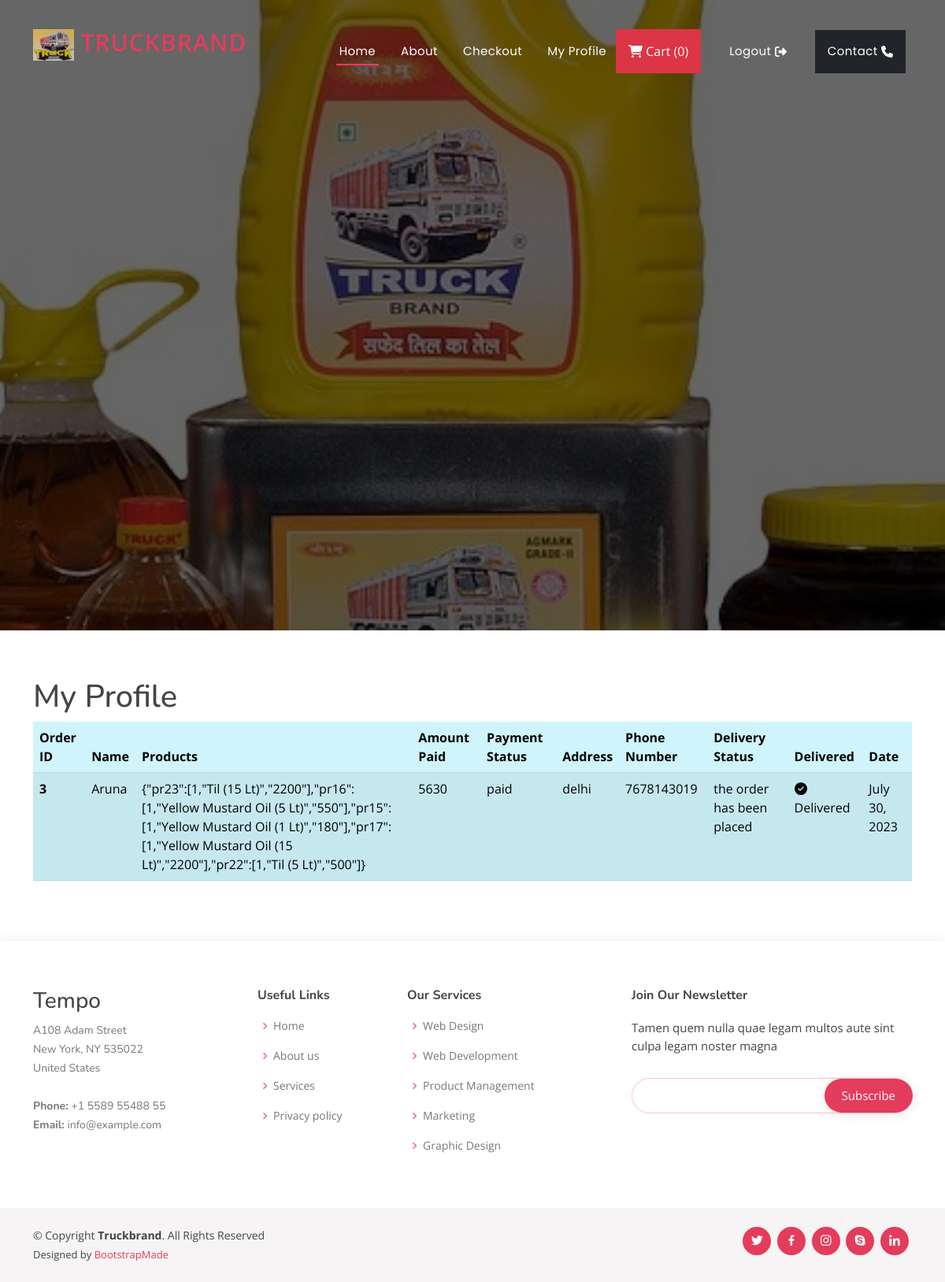
Screenshot of /profile/ (signed in) with the database file from the repository.
### truckbrand/models.py (models this page shows, shortened)
class Orders(models.Model):
    order_id = models.AutoField(primary_key=True)
    items_json =  models.CharField(max_length=5000)
    amount = models.IntegerField(default=0)
    name = models.CharField(max_length=90)
    email = models.CharField(max_length=90)
    address1 = models.CharField(max_length=200)
    address2 = models.CharField(max_length=200)
    city = models.CharField(max_length=100)
    state = models.CharField(max_length=100)
    zip_code = models.CharField(max_length=100)
    oid=models.CharField(max_length=50,blank=True)
    amountpaid=models.CharField(max_length=500,blank=True,null=True)
    paymentstatus=models.CharField(max_length=20,blank=True)
    phone = models.CharField(max_length=100,default="")

class OrderUpdate(models.Model):
    update_id = models.AutoField(primary_key=True)
    order_id = models.IntegerField(default="")
    update_desc = models.CharField(max_length=5000)
    delivered=models.BooleanField(default=False)
    timestamp = models.DateField(auto_now_add=True)

### truckbrand/views.py (the view)
# urls.py: path('profile/',views.profile,name="profile"),
def profile(request):
    if not request.user.is_authenticated:
        messages.warning(request,"Login & Try Again")
        return redirect('/cart/login')
    currentuser=request.user.username
    items=Orders.objects.filter(email=currentuser)
    rid= ""
    for i in items:
        print(i.oid)
        print(i.order_id)
        myid=i.oid
        rid=myid.replace("Truckbrand","")
        print(rid)
    if not rid:
        status=[]
    else:
        status=OrderUpdate.objects.filter(order_id=int(rid))
    for j in status:
       print(j.update_desc)
    context ={"items":items,"status":status}
    return render(request,"profile.html",context)

### templates/profile.html (shortened to what this page needs)
{% extends 'base.html' %}
{% block body %}
<section id="portfolio" class="portfolio">
    <div class="container">
<h1>My Profile</h1>
<table class="table table-info table-striped">
    <thead>
      <tr>
        <th scope="col">Order ID</th>
        <th scope="col">Name</th>
        <th scope="col">Products</th>
        <th scope="col">Amount Paid</th>
        <th scope="col">Payment Status</th>
        <th scope="col">Address</th>
        <th scope="col">Phone Number</th>
        <th scope="col">Delivery Status</th>
        <th scope="col">Delivered</th>
        <th scope="col">Date</th>
      </tr>
    </thead>
    <tbody>
        {% for i  in items %}
        <tr>
            <th scope="row">{{i.oid}} </th>
            <td> {{i.name}}</td>
            <td>{{i.items_json}} </td>
            <td>{{i.amount}} </td>
            <td> {{i.paymentstatus}}</td>
            <td> {{i.address1}}</td>
            <td> {{i.phone}}</td>
            {% for j in status  %}
            <td> {{j.update_desc}}</td>
            {% if j.delivered %}
            <td><i class="fa-solid fa-circle-check"></i> Delivered</td>
            {% else %}
            <td> <i class="fa-solid fa-truck"></i> Not Delivered</td>
            {% endif %}
            <td> {{j.timestamp}}</td>
            {% endfor %}
        {% endfor %}
    </tbody>
</table>
    </div>
</section>
{% endblock body %}

### static/assets/css/style.css (style rules this page uses)
body { font-family: "Open Sans", sans-serif; color: #444444; }
h1, h2, h3, h4, h5, h6 { font-family: "Nunito", sans-serif; }
section { padding: 60px 0; overflow: hidden; }

### rows the page displays
Orders: oid "3", name "Aruna", items_json "{\"pr23\":[1,\"Til (15 Lt)\",\"2200\"],\"pr16\":[1,\"Yellow Mustard Oil (5 Lt)\",\"550\"],\"pr15\":[1,\"Yellow Mustard Oil (1 Lt)\",\"180\"],\"pr17\":[1,\"Yellow Mustard Oil (15 Lt)\",\"2200\"],\"pr22\":[1,\"Til (5 Lt)\",\"500\"]}", amount "5630", paymentstatus "paid", address1 "delhi", phone "7678143019"
OrderUpdate: update_desc "the order has been placed", delivered True (drawn), timestamp "July 30, 2023"
